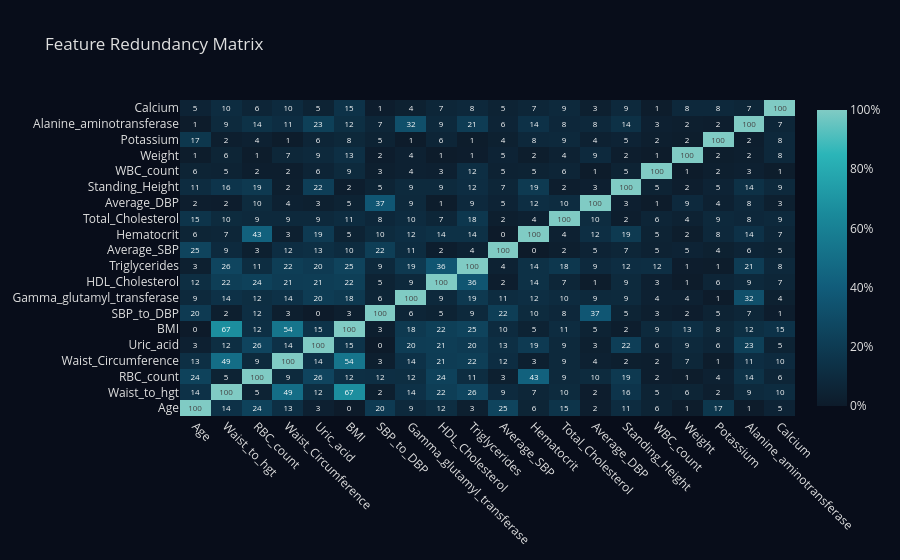
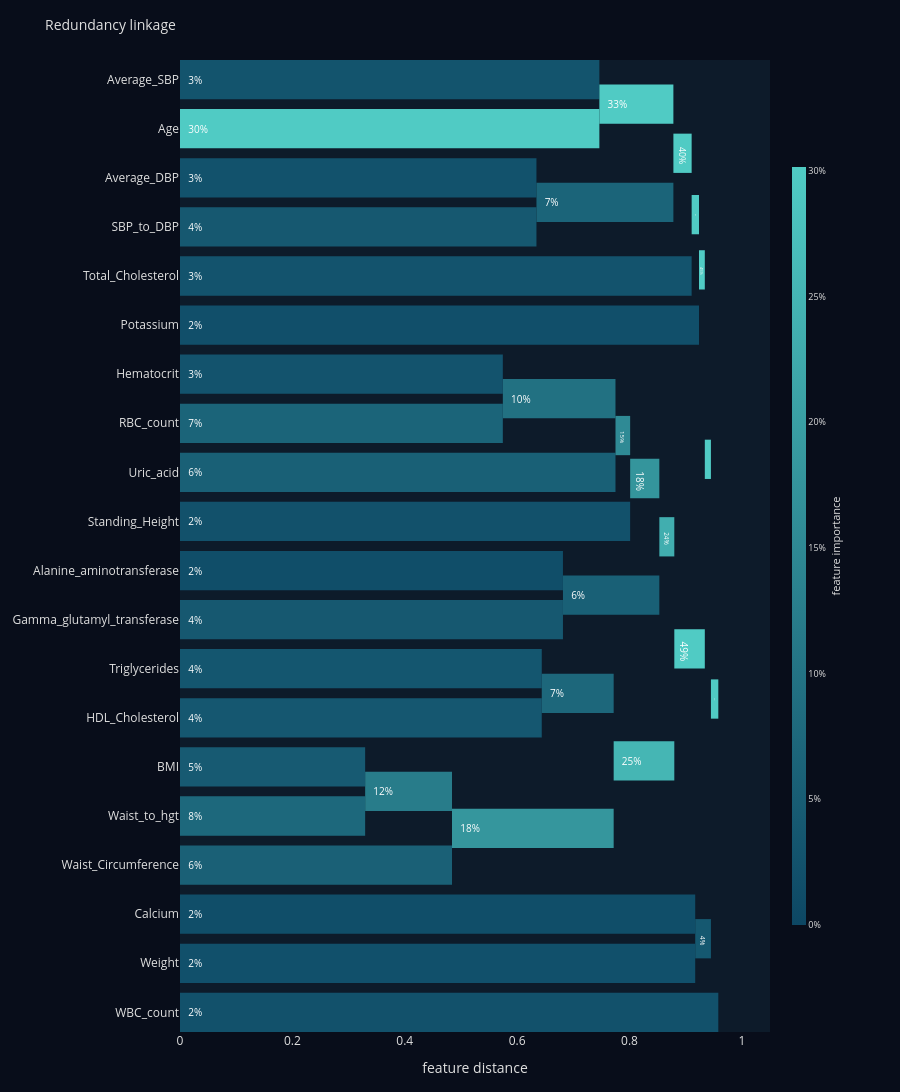
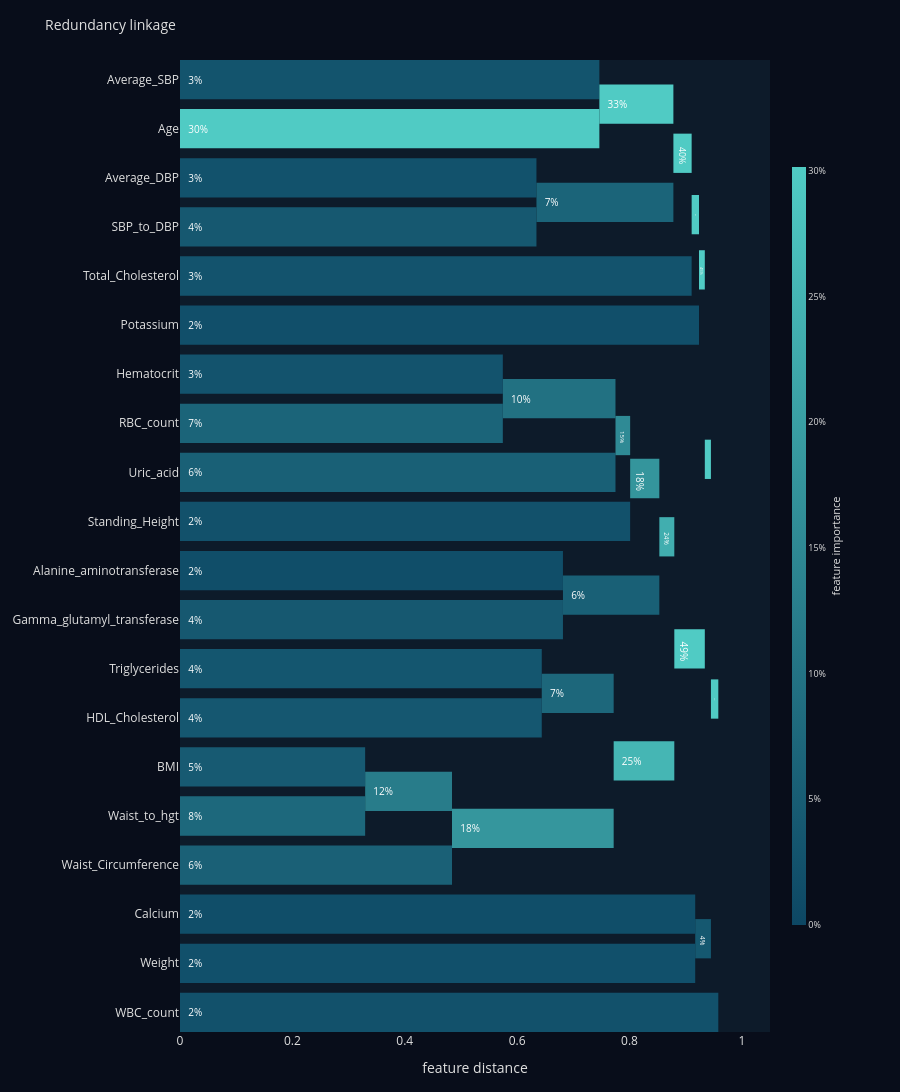

Notebook code for these charts, in order:
### Markdown cell above
## Feature Redundancy Analysis

Redundancy detects features that carry the same information.
We expect **BMI** and **Waist_Circumference** to be redundant with the engineered **Waist_to_hgt**.

### Code cell
report.plot_redundancy(kind="both")

### Figure 1 — Plotly figure (JSON) as saved in the notebook; plotly's stock layout.template omitted (floating-point values rounded to 4 significant figures; data arrays with more than 128 entries replaced by an {"elided": "..."} marker saying what was removed)
{"data": [{"colorbar": {"tickformat": ".0f", "ticksuffix": "%"}, "colorscale": [[0.0, "#0D1B2A"], [0.15, "#0D3349"], [0.4, "#115C7A"], [0.65, "#1A8A9B"], [0.85, "#2BB5B8"], [1.0, "#80CBC4"]], "showscale": true, "text": {"elided": "20x20 str values"}, "textfont": {"size": 8}, "texttemplate": "%{text}", "type": "heatmap", "x": ["Age", "Waist_to_hgt", "RBC_count", "Waist_Circumference", "Uric_acid", "BMI", "SBP_to_DBP", "Gamma_glutamyl_transferase", "HDL_Cholesterol", "Triglycerides", "Average_SBP", "Hematocrit", "Total_Cholesterol", "Average_DBP", "Standing_Height", "WBC_count", "Weight", "Potassium", "Alanine_aminotransferase", "Calcium"], "y": ["Age", "Waist_to_hgt", "RBC_count", "Waist_Circumference", "Uric_acid", "BMI", "SBP_to_DBP", "Gamma_glutamyl_transferase", "HDL_Cholesterol", "Triglycerides", "Average_SBP", "Hematocrit", "Total_Cholesterol", "Average_DBP", "Standing_Height", "WBC_count", "Weight", "Potassium", "Alanine_aminotransferase", "Calcium"], "z": {"elided": "20x20 float values"}, "zmax": 100, "zmin": 0}], "layout": {"font": {"color": "#E0E0E0"}, "paper_bgcolor": "#080D1A", "plot_bgcolor": "#0D1B2A", "title": {"text": "Feature Redundancy Matrix"}, "xaxis": {"showgrid": false, "tickangle": 45, "zeroline": false}, "yaxis": {"showgrid": false, "zeroline": false}}}

### Figure 2 — Plotly figure (JSON) as saved in the notebook; plotly's stock layout.template omitted (floating-point values rounded to 4 significant figures)
{"data": [{"base": [0.0], "hovertemplate": "<b>Weight</b><br>distance: 0.000 → 0.917<br>importance: 2.2%<extra></extra>", "insidetextanchor": "start", "marker": {"color": "rgb(17,80,107)", "line": {"width": 0}}, "orientation": "h", "showlegend": false, "text": ["  2%"], "textfont": {"color": "white", "size": 10}, "textposition": "inside", "type": "bar", "width": 8, "x": [0.9169], "y": [15.0]}, {"base": [0.0], "hovertemplate": "<b>Calcium</b><br>distance: 0.000 → 0.917<br>importance: 1.7%<extra></extra>", "insidetextanchor": "start", "marker": {"color": "rgb(16,78,105)", "line": {"width": 0}}, "orientation": "h", "showlegend": false, "text": ["  2%"], "textfont": {"color": "white", "size": 10}, "textposition": "inside", "type": "bar", "width": 8, "x": [0.9169], "y": [25.0]}, {"base": [0.0], "hovertemplate": "<b>Waist_to_hgt</b><br>distance: 0.000 → 0.330<br>importance: 7.6%<extra></extra>", "insidetextanchor": "start", "marker": {"color": "rgb(29,104,124)", "line": {"width": 0}}, "orientation": "h", "showlegend": false, "text": ["  8%"], "textfont": {"color": "white", "size": 10}, "textposition": "inside", "type": "bar", "width": 8, "x": [0.3295], "y": [45.0]}, {"base": [0.0], "hovertemplate": "<b>BMI</b><br>distance: 0.000 → 0.330<br>importance: 4.6%<extra></extra>", "insidetextanchor": "start", "marker": {"color": "rgb(23,90,114)", "line": {"width": 0}}, "orientation": "h", "showlegend": false, "text": ["  5%"], "textfont": {"color": "white", "size": 10}, "textposition": "inside", "type": "bar", "width": 8, "x": [0.3295], "y": [55.0]}, {"base": [0.0], "hovertemplate": "<b>Waist_Circumference</b><br>distance: 0.000 → 0.484<br>importance: 5.9%<extra></extra>", "insidetextanchor": "start", "marker": {"color": "rgb(26,96,118)", "line": {"width": 0}}, "orientation": "h", "showlegend": false, "text": ["  6%"], "textfont": {"color": "white", "size": 10}, "textposition": "inside", "type": "bar", "width": 8, "x": [0.4841], "y": [35.0]}, {"base": [0.3295], "hovertemplate": "<b></b><br>distance: 0.330 → 0.484<br>importance: 12.2%<extra></extra>", "insidetextanchor": "start", "marker": {"color": "rgb(40,124,138)", "line": {"width": 0}}, "orientation": "h", "showlegend": false, "text": ["  12%"], "textfont": {"color": "white", "size": 10}, "textposition": "inside", "type": "bar", "width": 8, "x": [0.1545], "y": [50.0]}, {"base": [0.0], "hovertemplate": "<b>HDL_Cholesterol</b><br>distance: 0.000 → 0.644<br>importance: 3.8%<extra></extra>", "insidetextanchor": "start", "marker": {"color": "rgb(21,87,112)", "line": {"width": 0}}, "orientation": "h", "showlegend": false, "text": ["  4%"], "textfont": {"color": "white", "size": 10}, "textposition": "inside", "type": "bar", "width": 8, "x": [0.6438], "y": [65.0]}, {"base": [0.0], "hovertemplate": "<b>Triglycerides</b><br>distance: 0.000 → 0.644<br>importance: 3.5%<extra></extra>", "insidetextanchor": "start", "marker": {"color": "rgb(20,86,111)", "line": {"width": 0}}, "orientation": "h", "showlegend": false, "text": ["  4%"], "textfont": {"color": "white", "size": 10}, "textposition": "inside", "type": "bar", "width": 8, "x": [0.6438], "y": [75.0]}, {"base": [0.4841], "hovertemplate": "<b></b><br>distance: 0.484 → 0.772<br>importance: 18.1%<extra></extra>", "insidetextanchor": "start", "marker": {"color": "rgb(53,150,157)", "line": {"width": 0}}, "orientation": "h", "showlegend": false, "text": ["  18%"], "textfont": {"color": "white", "size": 10}, "textposition": "inside", "type": "bar", "width": 8, "x": [0.2877], "y": [42.5]}, {"base": [0.6438], "hovertemplate": "<b></b><br>distance: 0.644 → 0.772<br>importance: 7.4%<extra></extra>", "insidetextanchor": "start", "marker": {"color": "rgb(29,103,123)", "line": {"width": 0}}, "orientation": "h", "showlegend": false, "text": ["  7%"], "textfont": {"color": "white", "size": 10}, "textposition": "inside", "type": "bar", "width": 8, "x": [0.128], "y": [70.0]}, {"base": [0.0], "hovertemplate": "<b>Gamma_glutamyl_transferase</b><br>distance: 0.000 → 0.682<br>importance: 4.1%<extra></extra>", "insidetextanchor": "start", "marker": {"color": "rgb(22,88,112)", "line": {"width": 0}}, "orientation": "h", "showlegend": false, "text": ["  4%"], "textfont": {"color": "white", "size": 10}, "textposition": "inside", "type": "bar", "width": 8, "x": [0.6815], "y": [85.0]}, {"base": [0.0], "hovertemplate": "<b>Alanine_aminotransferase</b><br>distance: 0.000 → 0.682<br>importance: 1.7%<extra></extra>", "insidetextanchor": "start", "marker": {"color": "rgb(16,78,105)", "line": {"width": 0}}, "orientation": "h", "showlegend": false, "text": ["  2%"], "textfont": {"color": "white", "size": 10}, "textposition": "inside", "type": "bar", "width": 8, "x": [0.6815], "y": [95.0]}, {"base": [0.0], "hovertemplate": "<b>RBC_count</b><br>distance: 0.000 → 0.575<br>importance: 6.7%<extra></extra>", "insidetextanchor": "start", "marker": {"color": "rgb(27,100,121)", "line": {"width": 0}}, "orientation": "h", "showlegend": false, "text": ["  7%"], "textfont": {"color": "white", "size": 10}, "textposition": "inside", "type": "bar", "width": 8, "x": [0.5745], "y": [125.0]}, {"base": [0.0], "hovertemplate": "<b>Hematocrit</b><br>distance: 0.000 → 0.575<br>importance: 2.9%<extra></extra>", "insidetextanchor": "start", "marker": {"color": "rgb(19,83,109)", "line": {"width": 0}}, "orientation": "h", "showlegend": false, "text": ["  3%"], "textfont": {"color": "white", "size": 10}, "textposition": "inside", "type": "bar", "width": 8, "x": [0.5745], "y": [135.0]}, {"base": [0.0], "hovertemplate": "<b>Uric_acid</b><br>distance: 0.000 → 0.775<br>importance: 5.8%<extra></extra>", "insidetextanchor": "start", "marker": {"color": "rgb(25,96,118)", "line": {"width": 0}}, "orientation": "h", "showlegend": false, "text": ["  6%"], "textfont": {"color": "white", "size": 10}, "textposition": "inside", "type": "bar", "width": 8, "x": [0.775], "y": [115.0]}, {"base": [0.5745], "hovertemplate": "<b></b><br>distance: 0.575 → 0.775<br>importance: 9.6%<extra></extra>", "insidetextanchor": "start", "marker": {"color": "rgb(34,113,130)", "line": {"width": 0}}, "orientation": "h", "showlegend": false, "text": ["  10%"], "textfont": {"color": "white", "size": 10}, "textposition": "inside", "type": "bar", "width": 8, "x": [0.2005], "y": [130.0]}, {"base": [0.0], "hovertemplate": "<b>Standing_Height</b><br>distance: 0.000 → 0.801<br>importance: 2.4%<extra></extra>", "insidetextanchor": "start", "marker": {"color": "rgb(18,81,107)", "line": {"width": 0}}, "orientation": "h", "showlegend": false, "text": ["  2%"], "textfont": {"color": "white", "size": 10}, "textposition": "inside", "type": "bar", "width": 8, "x": [0.8011], "y": [105.0]}, {"base": [0.775], "hovertemplate": "<b></b><br>distance: 0.775 → 0.801<br>importance: 15.4%<extra></extra>", "insidetextanchor": "start", "marker": {"color": "rgb(47,138,149)", "line": {"width": 0}}, "orientation": "h", "showlegend": false, "text": ["  15%"], "textfont": {"color": "white", "size": 10}, "textposition": "inside", "type": "bar", "width": 8, "x": [0.02609], "y": [122.5]}, {"base": [0.6815], "hovertemplate": "<b></b><br>distance: 0.682 → 0.853<br>importance: 5.8%<extra></extra>", "insidetextanchor": "start", "marker": {"color": "rgb(25,96,118)", "line": {"width": 0}}, "orientation": "h", "showlegend": false, "text": ["  6%"], "textfont": {"color": "white", "size": 10}, "textposition": "inside", "type": "bar", "width": 8, "x": [0.1715], "y": [90.0]}, {"base": [0.8011], "hovertemplate": "<b></b><br>distance: 0.801 → 0.853<br>importance: 17.9%<extra></extra>", "insidetextanchor": "start", "marker": {"color": "rgb(52,149,156)", "line": {"width": 0}}, "orientation": "h", "showlegend": false, "text": ["  18%"], "textfont": {"color": "white", "size": 10}, "textposition": "inside", "type": "bar", "width": 8, "x": [0.05194], "y": [113.8]}, {"base": [0.7718], "hovertemplate": "<b></b><br>distance: 0.772 → 0.880<br>importance: 25.4%<extra></extra>", "insidetextanchor": "start", "marker": {"color": "rgb(69,182,180)", "line": {"width": 0}}, "orientation": "h", "showlegend": false, "text": ["  25%"], "textfont": {"color": "white", "size": 10}, "textposition": "inside", "type": "bar", "width": 8, "x": [0.1079], "y": [56.25]}, {"base": [0.8531], "hovertemplate": "<b></b><br>distance: 0.853 → 0.880<br>importance: 23.6%<extra></extra>", "insidetextanchor": "start", "marker": {"color": "rgb(65,174,175)", "line": {"width": 0}}, "orientation": "h", "showlegend": false, "text": ["  24%"], "textfont": {"color": "white", "size": 10}, "textposition": "inside", "type": "bar", "width": 8, "x": [0.02664], "y": [101.9]}, {"base": [0.0], "hovertemplate": "<b>SBP_to_DBP</b><br>distance: 0.000 → 0.634<br>importance: 4.1%<extra></extra>", "insidetextanchor": "start", "marker": {"color": "rgb(22,88,112)", "line": {"width": 0}}, "orientation": "h", "showlegend": false, "text": ["  4%"], "textfont": {"color": "white", "size": 10}, "textposition": "inside", "type": "bar", "width": 8, "x": [0.6344], "y": [165.0]}, {"base": [0.0], "hovertemplate": "<b>Average_DBP</b><br>distance: 0.000 → 0.634<br>importance: 2.6%<extra></extra>", "insidetextanchor": "start", "marker": {"color": "rgb(18,82,108)", "line": {"width": 0}}, "orientation": "h", "showlegend": false, "text": ["  3%"], "textfont": {"color": "white", "size": 10}, "textposition": "inside", "type": "bar", "width": 8, "x": [0.6344], "y": [175.0]}, {"base": [0.0], "hovertemplate": "<b>Age</b><br>distance: 0.000 → 0.746<br>importance: 30.2%<extra></extra>", "insidetextanchor": "start", "marker": {"color": "rgb(80,203,196)", "line": {"width": 0}}, "orientation": "h", "showlegend": false, "text": ["  30%"], "textfont": {"color": "white", "size": 10}, "textposition": "inside", "type": "bar", "width": 8, "x": [0.7463], "y": [185.0]}, {"base": [0.0], "hovertemplate": "<b>Average_SBP</b><br>distance: 0.000 → 0.746<br>importance: 3.0%<extra></extra>", "insidetextanchor": "start", "marker": {"color": "rgb(19,84,109)", "line": {"width": 0}}, "orientation": "h", "showlegend": false, "text": ["  3%"], "textfont": {"color": "white", "size": 10}, "textposition": "inside", "type": "bar", "width": 8, "x": [0.7463], "y": [195.0]}, {"base": [0.6344], "hovertemplate": "<b></b><br>distance: 0.634 → 0.878<br>importance: 6.7%<extra></extra>", "insidetextanchor": "start", "marker": {"color": "rgb(27,100,121)", "line": {"width": 0}}, "orientation": "h", "showlegend": false, "text": ["  7%"], "textfont": {"color": "white", "size": 10}, "textposition": "inside", "type": "bar", "width": 8, "x": [0.2437], "y": [170.0]}, {"base": [0.7463], "hovertemplate": "<b></b><br>distance: 0.746 → 0.878<br>importance: 33.1%<extra></extra>", "insidetextanchor": "start", "marker": {"color": "rgb(80,203,196)", "line": {"width": 0}}, "orientation": "h", "showlegend": false, "text": ["  33%"], "textfont": {"color": "white", "size": 10}, "textposition": "inside", "type": "bar", "width": 8, "x": [0.1317], "y": [190.0]}, {"base": [0.0], "hovertemplate": "<b>Total_Cholesterol</b><br>distance: 0.000 → 0.911<br>importance: 2.9%<extra></extra>", "insidetextanchor": "start", "marker": {"color": "rgb(19,83,109)", "line": {"width": 0}}, "orientation": "h", "showlegend": false, "text": ["  3%"], "textfont": {"color": "white", "size": 10}, "textposition": "inside", "type": "bar", "width": 8, "x": [0.9106], "y": [155.0]}, {"base": [0.8781], "hovertemplate": "<b></b><br>distance: 0.878 → 0.911<br>importance: 39.8%<extra></extra>", "insidetextanchor": "start", "marker": {"color": "rgb(80,203,196)", "line": {"width": 0}}, "orientation": "h", "showlegend": false, "text": ["  40%"], "textfont": {"color": "white", "size": 10}, "textposition": "inside", "type": "bar", "width": 8, "x": [0.03249], "y": [180.0]}, {"base": [0.0], "hovertemplate": "<b>Potassium</b><br>distance: 0.000 → 0.924<br>importance: 2.0%<extra></extra>", "insidetextanchor": "start", "marker": {"color": "rgb(17,79,106)", "line": {"width": 0}}, "orientation": "h", "showlegend": false, "text": ["  2%"], "textfont": {"color": "white", "size": 10}, "textposition": "inside", "type": "bar", "width": 8, "x": [0.9237], "y": [145.0]}, {"base": [0.9106], "hovertemplate": "<b></b><br>distance: 0.911 → 0.924<br>importance: 42.7%<extra></extra>", "insidetextanchor": "start", "marker": {"color": "rgb(80,203,196)", "line": {"width": 0}}, "orientation": "h", "showlegend": false, "text": ["  43%"], "textfont": {"color": "white", "size": 10}, "textposition": "inside", "type": "bar", "width": 8, "x": [0.01311], "y": [167.5]}, {"base": [0.8797], "hovertemplate": "<b></b><br>distance: 0.880 → 0.934<br>importance: 49.0%<extra></extra>", "insidetextanchor": "start", "marker": {"color": "rgb(80,203,196)", "line": {"width": 0}}, "orientation": "h", "showlegend": false, "text": ["  49%"], "textfont": {"color": "white", "size": 10}, "textposition": "inside", "type": "bar", "width": 8, "x": [0.05429], "y": [79.06]}, {"base": [0.9237], "hovertemplate": "<b></b><br>distance: 0.924 → 0.934<br>importance: 44.8%<extra></extra>", "insidetextanchor": "start", "marker": {"color": "rgb(80,203,196)", "line": {"width": 0}}, "orientation": "h", "showlegend": false, "text": ["  45%"], "textfont": {"color": "white", "size": 10}, "textposition": "inside", "type": "bar", "width": 8, "x": [0.0103], "y": [156.2]}, {"base": [0.9169], "hovertemplate": "<b></b><br>distance: 0.917 → 0.945<br>importance: 3.9%<extra></extra>", "insidetextanchor": "start", "marker": {"color": "rgb(21,88,112)", "line": {"width": 0}}, "orientation": "h", "showlegend": false, "text": ["  4%"], "textfont": {"color": "white", "size": 10}, "textposition": "inside", "type": "bar", "width": 8, "x": [0.02796], "y": [20.0]}, {"base": [0.934], "hovertemplate": "<b></b><br>distance: 0.934 → 0.945<br>importance: 93.8%<extra></extra>", "insidetextanchor": "start", "marker": {"color": "rgb(80,203,196)", "line": {"width": 0}}, "orientation": "h", "showlegend": false, "text": ["  94%"], "textfont": {"color": "white", "size": 10}, "textposition": "inside", "type": "bar", "width": 8, "x": [0.01089], "y": [117.7]}, {"base": [0.0], "hovertemplate": "<b>WBC_count</b><br>distance: 0.000 → 0.958<br>importance: 2.3%<extra></extra>", "insidetextanchor": "start", "marker": {"color": "rgb(18,81,107)", "line": {"width": 0}}, "orientation": "h", "showlegend": false, "text": ["  2%"], "textfont": {"color": "white", "size": 10}, "textposition": "inside", "type": "bar", "width": 8, "x": [0.958], "y": [5.0]}, {"base": [0.9449], "hovertemplate": "<b></b><br>distance: 0.945 → 0.958<br>importance: 97.7%<extra></extra>", "insidetextanchor": "start", "marker": {"color": "rgb(80,203,196)", "line": {"width": 0}}, "orientation": "h", "showlegend": false, "text": ["  98%"], "textfont": {"color": "white", "size": 10}, "textposition": "inside", "type": "bar", "width": 8, "x": [0.01315], "y": [68.83]}, {"hoverinfo": "skip", "marker": {"cmax": 30.15, "cmin": 0, "color": [0], "colorbar": {"len": 0.8, "outlinewidth": 0, "thickness": 14, "tickfont": {"size": 9}, "tickformat": ".0f", "ticksuffix": "%", "title": {"font": {"size": 11}, "side": "right", "text": "feature importance"}}, "colorscale": [[0.0, "rgb(13, 71, 100)"], [1.0, "rgb(80, 203, 196)"]], "size": 0}, "mode": "markers", "showlegend": false, "type": "scatter", "x": [null], "y": [null]}], "layout": {"bargap": 0.15, "bargroupgap": 0, "barmode": "overlay", "font": {"color": "#E0E0E0"}, "height": 1120, "margin": {"b": 60, "l": 180, "r": 130, "t": 60}, "paper_bgcolor": "#080D1A", "plot_bgcolor": "#0D1B2A", "title": {"font": {"size": 14}, "text": "Redundancy linkage"}, "xaxis": {"range": [0, 1.05], "showgrid": false, "title": {"text": "feature distance"}, "zeroline": false}, "yaxis": {"showgrid": false, "tickmode": "array", "ticktext": ["WBC_count", "Weight", "Calcium", "Waist_Circumference", "Waist_to_hgt", "BMI", "HDL_Cholesterol", "Triglycerides", "Gamma_glutamyl_transferase", "Alanine_aminotransferase", "Standing_Height", "Uric_acid", "RBC_count", "Hematocrit", "Potassium", "Total_Cholesterol", "SBP_to_DBP", "Average_DBP", "Age", "Average_SBP"], "tickvals": [5, 15, 25, 35, 45, 55, 65, 75, 85, 95, 105, 115, 125, 135, 145, 155, 165, 175, 185, 195], "zeroline": false}}}

### Figure 3 — Plotly figure (JSON) as saved in the notebook; plotly's stock layout.template omitted (floating-point values rounded to 4 significant figures)
{"data": [{"base": [0.0], "hovertemplate": "<b>Weight</b><br>distance: 0.000 → 0.917<br>importance: 2.2%<extra></extra>", "insidetextanchor": "start", "marker": {"color": "rgb(17,80,107)", "line": {"width": 0}}, "orientation": "h", "showlegend": false, "text": ["  2%"], "textfont": {"color": "white", "size": 10}, "textposition": "inside", "type": "bar", "width": 8, "x": [0.9169], "y": [15.0]}, {"base": [0.0], "hovertemplate": "<b>Calcium</b><br>distance: 0.000 → 0.917<br>importance: 1.7%<extra></extra>", "insidetextanchor": "start", "marker": {"color": "rgb(16,78,105)", "line": {"width": 0}}, "orientation": "h", "showlegend": false, "text": ["  2%"], "textfont": {"color": "white", "size": 10}, "textposition": "inside", "type": "bar", "width": 8, "x": [0.9169], "y": [25.0]}, {"base": [0.0], "hovertemplate": "<b>Waist_to_hgt</b><br>distance: 0.000 → 0.330<br>importance: 7.6%<extra></extra>", "insidetextanchor": "start", "marker": {"color": "rgb(29,104,124)", "line": {"width": 0}}, "orientation": "h", "showlegend": false, "text": ["  8%"], "textfont": {"color": "white", "size": 10}, "textposition": "inside", "type": "bar", "width": 8, "x": [0.3295], "y": [45.0]}, {"base": [0.0], "hovertemplate": "<b>BMI</b><br>distance: 0.000 → 0.330<br>importance: 4.6%<extra></extra>", "insidetextanchor": "start", "marker": {"color": "rgb(23,90,114)", "line": {"width": 0}}, "orientation": "h", "showlegend": false, "text": ["  5%"], "textfont": {"color": "white", "size": 10}, "textposition": "inside", "type": "bar", "width": 8, "x": [0.3295], "y": [55.0]}, {"base": [0.0], "hovertemplate": "<b>Waist_Circumference</b><br>distance: 0.000 → 0.484<br>importance: 5.9%<extra></extra>", "insidetextanchor": "start", "marker": {"color": "rgb(26,96,118)", "line": {"width": 0}}, "orientation": "h", "showlegend": false, "text": ["  6%"], "textfont": {"color": "white", "size": 10}, "textposition": "inside", "type": "bar", "width": 8, "x": [0.4841], "y": [35.0]}, {"base": [0.3295], "hovertemplate": "<b></b><br>distance: 0.330 → 0.484<br>importance: 12.2%<extra></extra>", "insidetextanchor": "start", "marker": {"color": "rgb(40,124,138)", "line": {"width": 0}}, "orientation": "h", "showlegend": false, "text": ["  12%"], "textfont": {"color": "white", "size": 10}, "textposition": "inside", "type": "bar", "width": 8, "x": [0.1545], "y": [50.0]}, {"base": [0.0], "hovertemplate": "<b>HDL_Cholesterol</b><br>distance: 0.000 → 0.644<br>importance: 3.8%<extra></extra>", "insidetextanchor": "start", "marker": {"color": "rgb(21,87,112)", "line": {"width": 0}}, "orientation": "h", "showlegend": false, "text": ["  4%"], "textfont": {"color": "white", "size": 10}, "textposition": "inside", "type": "bar", "width": 8, "x": [0.6438], "y": [65.0]}, {"base": [0.0], "hovertemplate": "<b>Triglycerides</b><br>distance: 0.000 → 0.644<br>importance: 3.5%<extra></extra>", "insidetextanchor": "start", "marker": {"color": "rgb(20,86,111)", "line": {"width": 0}}, "orientation": "h", "showlegend": false, "text": ["  4%"], "textfont": {"color": "white", "size": 10}, "textposition": "inside", "type": "bar", "width": 8, "x": [0.6438], "y": [75.0]}, {"base": [0.4841], "hovertemplate": "<b></b><br>distance: 0.484 → 0.772<br>importance: 18.1%<extra></extra>", "insidetextanchor": "start", "marker": {"color": "rgb(53,150,157)", "line": {"width": 0}}, "orientation": "h", "showlegend": false, "text": ["  18%"], "textfont": {"color": "white", "size": 10}, "textposition": "inside", "type": "bar", "width": 8, "x": [0.2877], "y": [42.5]}, {"base": [0.6438], "hovertemplate": "<b></b><br>distance: 0.644 → 0.772<br>importance: 7.4%<extra></extra>", "insidetextanchor": "start", "marker": {"color": "rgb(29,103,123)", "line": {"width": 0}}, "orientation": "h", "showlegend": false, "text": ["  7%"], "textfont": {"color": "white", "size": 10}, "textposition": "inside", "type": "bar", "width": 8, "x": [0.128], "y": [70.0]}, {"base": [0.0], "hovertemplate": "<b>Gamma_glutamyl_transferase</b><br>distance: 0.000 → 0.682<br>importance: 4.1%<extra></extra>", "insidetextanchor": "start", "marker": {"color": "rgb(22,88,112)", "line": {"width": 0}}, "orientation": "h", "showlegend": false, "text": ["  4%"], "textfont": {"color": "white", "size": 10}, "textposition": "inside", "type": "bar", "width": 8, "x": [0.6815], "y": [85.0]}, {"base": [0.0], "hovertemplate": "<b>Alanine_aminotransferase</b><br>distance: 0.000 → 0.682<br>importance: 1.7%<extra></extra>", "insidetextanchor": "start", "marker": {"color": "rgb(16,78,105)", "line": {"width": 0}}, "orientation": "h", "showlegend": false, "text": ["  2%"], "textfont": {"color": "white", "size": 10}, "textposition": "inside", "type": "bar", "width": 8, "x": [0.6815], "y": [95.0]}, {"base": [0.0], "hovertemplate": "<b>RBC_count</b><br>distance: 0.000 → 0.575<br>importance: 6.7%<extra></extra>", "insidetextanchor": "start", "marker": {"color": "rgb(27,100,121)", "line": {"width": 0}}, "orientation": "h", "showlegend": false, "text": ["  7%"], "textfont": {"color": "white", "size": 10}, "textposition": "inside", "type": "bar", "width": 8, "x": [0.5745], "y": [125.0]}, {"base": [0.0], "hovertemplate": "<b>Hematocrit</b><br>distance: 0.000 → 0.575<br>importance: 2.9%<extra></extra>", "insidetextanchor": "start", "marker": {"color": "rgb(19,83,109)", "line": {"width": 0}}, "orientation": "h", "showlegend": false, "text": ["  3%"], "textfont": {"color": "white", "size": 10}, "textposition": "inside", "type": "bar", "width": 8, "x": [0.5745], "y": [135.0]}, {"base": [0.0], "hovertemplate": "<b>Uric_acid</b><br>distance: 0.000 → 0.775<br>importance: 5.8%<extra></extra>", "insidetextanchor": "start", "marker": {"color": "rgb(25,96,118)", "line": {"width": 0}}, "orientation": "h", "showlegend": false, "text": ["  6%"], "textfont": {"color": "white", "size": 10}, "textposition": "inside", "type": "bar", "width": 8, "x": [0.775], "y": [115.0]}, {"base": [0.5745], "hovertemplate": "<b></b><br>distance: 0.575 → 0.775<br>importance: 9.6%<extra></extra>", "insidetextanchor": "start", "marker": {"color": "rgb(34,113,130)", "line": {"width": 0}}, "orientation": "h", "showlegend": false, "text": ["  10%"], "textfont": {"color": "white", "size": 10}, "textposition": "inside", "type": "bar", "width": 8, "x": [0.2005], "y": [130.0]}, {"base": [0.0], "hovertemplate": "<b>Standing_Height</b><br>distance: 0.000 → 0.801<br>importance: 2.4%<extra></extra>", "insidetextanchor": "start", "marker": {"color": "rgb(18,81,107)", "line": {"width": 0}}, "orientation": "h", "showlegend": false, "text": ["  2%"], "textfont": {"color": "white", "size": 10}, "textposition": "inside", "type": "bar", "width": 8, "x": [0.8011], "y": [105.0]}, {"base": [0.775], "hovertemplate": "<b></b><br>distance: 0.775 → 0.801<br>importance: 15.4%<extra></extra>", "insidetextanchor": "start", "marker": {"color": "rgb(47,138,149)", "line": {"width": 0}}, "orientation": "h", "showlegend": false, "text": ["  15%"], "textfont": {"color": "white", "size": 10}, "textposition": "inside", "type": "bar", "width": 8, "x": [0.02609], "y": [122.5]}, {"base": [0.6815], "hovertemplate": "<b></b><br>distance: 0.682 → 0.853<br>importance: 5.8%<extra></extra>", "insidetextanchor": "start", "marker": {"color": "rgb(25,96,118)", "line": {"width": 0}}, "orientation": "h", "showlegend": false, "text": ["  6%"], "textfont": {"color": "white", "size": 10}, "textposition": "inside", "type": "bar", "width": 8, "x": [0.1715], "y": [90.0]}, {"base": [0.8011], "hovertemplate": "<b></b><br>distance: 0.801 → 0.853<br>importance: 17.9%<extra></extra>", "insidetextanchor": "start", "marker": {"color": "rgb(52,149,156)", "line": {"width": 0}}, "orientation": "h", "showlegend": false, "text": ["  18%"], "textfont": {"color": "white", "size": 10}, "textposition": "inside", "type": "bar", "width": 8, "x": [0.05194], "y": [113.8]}, {"base": [0.7718], "hovertemplate": "<b></b><br>distance: 0.772 → 0.880<br>importance: 25.4%<extra></extra>", "insidetextanchor": "start", "marker": {"color": "rgb(69,182,180)", "line": {"width": 0}}, "orientation": "h", "showlegend": false, "text": ["  25%"], "textfont": {"color": "white", "size": 10}, "textposition": "inside", "type": "bar", "width": 8, "x": [0.1079], "y": [56.25]}, {"base": [0.8531], "hovertemplate": "<b></b><br>distance: 0.853 → 0.880<br>importance: 23.6%<extra></extra>", "insidetextanchor": "start", "marker": {"color": "rgb(65,174,175)", "line": {"width": 0}}, "orientation": "h", "showlegend": false, "text": ["  24%"], "textfont": {"color": "white", "size": 10}, "textposition": "inside", "type": "bar", "width": 8, "x": [0.02664], "y": [101.9]}, {"base": [0.0], "hovertemplate": "<b>SBP_to_DBP</b><br>distance: 0.000 → 0.634<br>importance: 4.1%<extra></extra>", "insidetextanchor": "start", "marker": {"color": "rgb(22,88,112)", "line": {"width": 0}}, "orientation": "h", "showlegend": false, "text": ["  4%"], "textfont": {"color": "white", "size": 10}, "textposition": "inside", "type": "bar", "width": 8, "x": [0.6344], "y": [165.0]}, {"base": [0.0], "hovertemplate": "<b>Average_DBP</b><br>distance: 0.000 → 0.634<br>importance: 2.6%<extra></extra>", "insidetextanchor": "start", "marker": {"color": "rgb(18,82,108)", "line": {"width": 0}}, "orientation": "h", "showlegend": false, "text": ["  3%"], "textfont": {"color": "white", "size": 10}, "textposition": "inside", "type": "bar", "width": 8, "x": [0.6344], "y": [175.0]}, {"base": [0.0], "hovertemplate": "<b>Age</b><br>distance: 0.000 → 0.746<br>importance: 30.2%<extra></extra>", "insidetextanchor": "start", "marker": {"color": "rgb(80,203,196)", "line": {"width": 0}}, "orientation": "h", "showlegend": false, "text": ["  30%"], "textfont": {"color": "white", "size": 10}, "textposition": "inside", "type": "bar", "width": 8, "x": [0.7463], "y": [185.0]}, {"base": [0.0], "hovertemplate": "<b>Average_SBP</b><br>distance: 0.000 → 0.746<br>importance: 3.0%<extra></extra>", "insidetextanchor": "start", "marker": {"color": "rgb(19,84,109)", "line": {"width": 0}}, "orientation": "h", "showlegend": false, "text": ["  3%"], "textfont": {"color": "white", "size": 10}, "textposition": "inside", "type": "bar", "width": 8, "x": [0.7463], "y": [195.0]}, {"base": [0.6344], "hovertemplate": "<b></b><br>distance: 0.634 → 0.878<br>importance: 6.7%<extra></extra>", "insidetextanchor": "start", "marker": {"color": "rgb(27,100,121)", "line": {"width": 0}}, "orientation": "h", "showlegend": false, "text": ["  7%"], "textfont": {"color": "white", "size": 10}, "textposition": "inside", "type": "bar", "width": 8, "x": [0.2437], "y": [170.0]}, {"base": [0.7463], "hovertemplate": "<b></b><br>distance: 0.746 → 0.878<br>importance: 33.1%<extra></extra>", "insidetextanchor": "start", "marker": {"color": "rgb(80,203,196)", "line": {"width": 0}}, "orientation": "h", "showlegend": false, "text": ["  33%"], "textfont": {"color": "white", "size": 10}, "textposition": "inside", "type": "bar", "width": 8, "x": [0.1317], "y": [190.0]}, {"base": [0.0], "hovertemplate": "<b>Total_Cholesterol</b><br>distance: 0.000 → 0.911<br>importance: 2.9%<extra></extra>", "insidetextanchor": "start", "marker": {"color": "rgb(19,83,109)", "line": {"width": 0}}, "orientation": "h", "showlegend": false, "text": ["  3%"], "textfont": {"color": "white", "size": 10}, "textposition": "inside", "type": "bar", "width": 8, "x": [0.9106], "y": [155.0]}, {"base": [0.8781], "hovertemplate": "<b></b><br>distance: 0.878 → 0.911<br>importance: 39.8%<extra></extra>", "insidetextanchor": "start", "marker": {"color": "rgb(80,203,196)", "line": {"width": 0}}, "orientation": "h", "showlegend": false, "text": ["  40%"], "textfont": {"color": "white", "size": 10}, "textposition": "inside", "type": "bar", "width": 8, "x": [0.03249], "y": [180.0]}, {"base": [0.0], "hovertemplate": "<b>Potassium</b><br>distance: 0.000 → 0.924<br>importance: 2.0%<extra></extra>", "insidetextanchor": "start", "marker": {"color": "rgb(17,79,106)", "line": {"width": 0}}, "orientation": "h", "showlegend": false, "text": ["  2%"], "textfont": {"color": "white", "size": 10}, "textposition": "inside", "type": "bar", "width": 8, "x": [0.9237], "y": [145.0]}, {"base": [0.9106], "hovertemplate": "<b></b><br>distance: 0.911 → 0.924<br>importance: 42.7%<extra></extra>", "insidetextanchor": "start", "marker": {"color": "rgb(80,203,196)", "line": {"width": 0}}, "orientation": "h", "showlegend": false, "text": ["  43%"], "textfont": {"color": "white", "size": 10}, "textposition": "inside", "type": "bar", "width": 8, "x": [0.01311], "y": [167.5]}, {"base": [0.8797], "hovertemplate": "<b></b><br>distance: 0.880 → 0.934<br>importance: 49.0%<extra></extra>", "insidetextanchor": "start", "marker": {"color": "rgb(80,203,196)", "line": {"width": 0}}, "orientation": "h", "showlegend": false, "text": ["  49%"], "textfont": {"color": "white", "size": 10}, "textposition": "inside", "type": "bar", "width": 8, "x": [0.05429], "y": [79.06]}, {"base": [0.9237], "hovertemplate": "<b></b><br>distance: 0.924 → 0.934<br>importance: 44.8%<extra></extra>", "insidetextanchor": "start", "marker": {"color": "rgb(80,203,196)", "line": {"width": 0}}, "orientation": "h", "showlegend": false, "text": ["  45%"], "textfont": {"color": "white", "size": 10}, "textposition": "inside", "type": "bar", "width": 8, "x": [0.0103], "y": [156.2]}, {"base": [0.9169], "hovertemplate": "<b></b><br>distance: 0.917 → 0.945<br>importance: 3.9%<extra></extra>", "insidetextanchor": "start", "marker": {"color": "rgb(21,88,112)", "line": {"width": 0}}, "orientation": "h", "showlegend": false, "text": ["  4%"], "textfont": {"color": "white", "size": 10}, "textposition": "inside", "type": "bar", "width": 8, "x": [0.02796], "y": [20.0]}, {"base": [0.934], "hovertemplate": "<b></b><br>distance: 0.934 → 0.945<br>importance: 93.8%<extra></extra>", "insidetextanchor": "start", "marker": {"color": "rgb(80,203,196)", "line": {"width": 0}}, "orientation": "h", "showlegend": false, "text": ["  94%"], "textfont": {"color": "white", "size": 10}, "textposition": "inside", "type": "bar", "width": 8, "x": [0.01089], "y": [117.7]}, {"base": [0.0], "hovertemplate": "<b>WBC_count</b><br>distance: 0.000 → 0.958<br>importance: 2.3%<extra></extra>", "insidetextanchor": "start", "marker": {"color": "rgb(18,81,107)", "line": {"width": 0}}, "orientation": "h", "showlegend": false, "text": ["  2%"], "textfont": {"color": "white", "size": 10}, "textposition": "inside", "type": "bar", "width": 8, "x": [0.958], "y": [5.0]}, {"base": [0.9449], "hovertemplate": "<b></b><br>distance: 0.945 → 0.958<br>importance: 97.7%<extra></extra>", "insidetextanchor": "start", "marker": {"color": "rgb(80,203,196)", "line": {"width": 0}}, "orientation": "h", "showlegend": false, "text": ["  98%"], "textfont": {"color": "white", "size": 10}, "textposition": "inside", "type": "bar", "width": 8, "x": [0.01315], "y": [68.83]}, {"hoverinfo": "skip", "marker": {"cmax": 30.15, "cmin": 0, "color": [0], "colorbar": {"len": 0.8, "outlinewidth": 0, "thickness": 14, "tickfont": {"size": 9}, "tickformat": ".0f", "ticksuffix": "%", "title": {"font": {"size": 11}, "side": "right", "text": "feature importance"}}, "colorscale": [[0.0, "rgb(13, 71, 100)"], [1.0, "rgb(80, 203, 196)"]], "size": 0}, "mode": "markers", "showlegend": false, "type": "scatter", "x": [null], "y": [null]}], "layout": {"bargap": 0.15, "bargroupgap": 0, "barmode": "overlay", "font": {"color": "#E0E0E0"}, "height": 1120, "margin": {"b": 60, "l": 180, "r": 130, "t": 60}, "paper_bgcolor": "#080D1A", "plot_bgcolor": "#0D1B2A", "title": {"font": {"size": 14}, "text": "Redundancy linkage"}, "xaxis": {"range": [0, 1.05], "showgrid": false, "title": {"text": "feature distance"}, "zeroline": false}, "yaxis": {"showgrid": false, "tickmode": "array", "ticktext": ["WBC_count", "Weight", "Calcium", "Waist_Circumference", "Waist_to_hgt", "BMI", "HDL_Cholesterol", "Triglycerides", "Gamma_glutamyl_transferase", "Alanine_aminotransferase", "Standing_Height", "Uric_acid", "RBC_count", "Hematocrit", "Potassium", "Total_Cholesterol", "SBP_to_DBP", "Average_DBP", "Age", "Average_SBP"], "tickvals": [5, 15, 25, 35, 45, 55, 65, 75, 85, 95, 105, 115, 125, 135, 145, 155, 165, 175, 185, 195], "zeroline": false}}}
